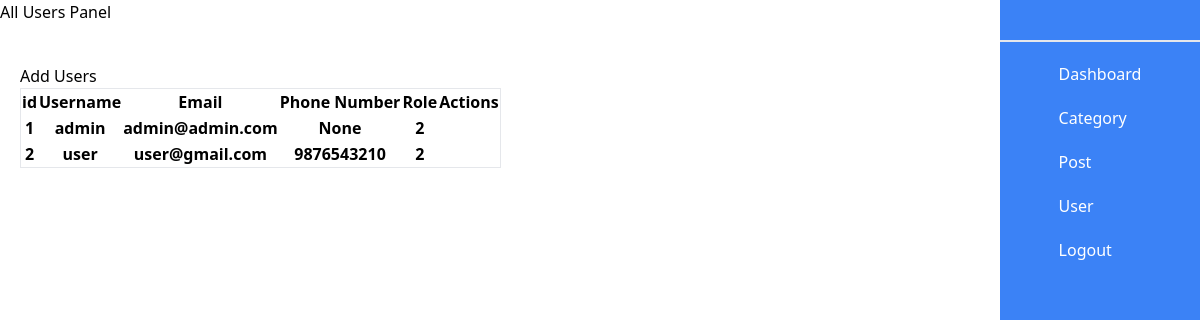
Page /allusers/ on the earlier database version.
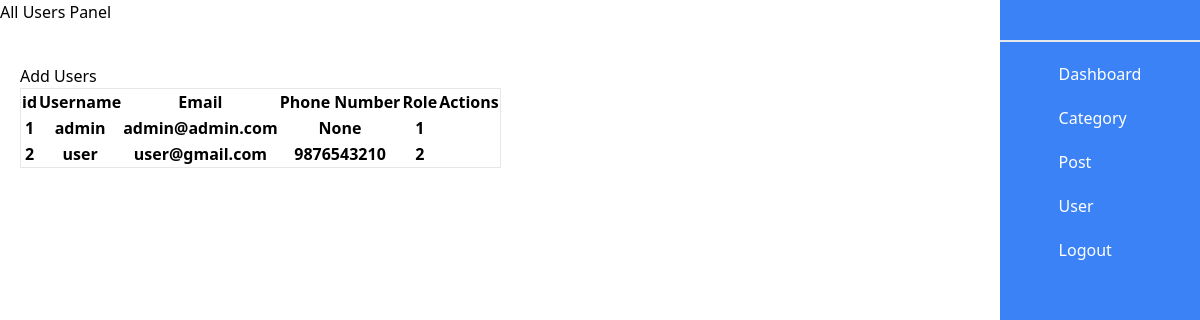
Same page on the later database version.
### accounts/models.py (models this page shows, shortened)
class User(AbstractUser):
    roles = [
        ('1', 'Admin'),
        ('2', 'User'),
        ('3', 'Manager'),
    ]
    email = models.EmailField(unique=True, null=True)
    phone_number = models.CharField(max_length=10, null=True, blank=True)
    role = models.CharField(max_length=50, choices=roles, default=2)
    USERNAME_FIELD = 'email'
    REQUIRED_FIELDS = ['username']
    groups = models.ManyToManyField(
        'auth.Group',
        verbose_name='groups',
        blank=True,
        help_text='The groups this user belongs to. A user will get all permissions granted to each of their groups.',
        related_name='customuser_set',  # Use a custom related name for the related set of groups
        related_query_name='customuser',  # Use a custom related name for the related query)
    )
    user_permissions = models.ManyToManyField(
        'auth.Permission',
        verbose_name='user permissions',
        blank=True,
        help_text='Specific permissions for this user.',
        related_name='customuser_set',  # Use a custom related name for the related set of permissions
        related_query_name='customuser',  # Use a custom related name for the related query
    )

### accounts/views.py (the view)
# urls.py: path("allusers/", allusers, name="allusers"),
def allusers(request):
    users = User.objects.all()
    context = {
        'users': users
    }
    return render(request, 'admins/usersdetails/allusers.html', context)

### templates/admins/usersdetails/allusers.html
{% extends 'admins/bases.html' %} {% block content %}
<div class="absolute top-0 left-0 w-4/6 mx-auto">
  <h1>All Users Panel</h1>
  <div class="mt-5 p-5">
    <a href="{% url 'createusers' %}">Add Users</a>
    <table class="table border">
      <thead>
        <tr>
          <th>id</th>
          <th>Username</th>
          <th>Email</th>
          <th>Phone Number</th>
          <th>Role</th>
          <th>Actions</th>
        </tr>
      </thead>
      <tbody>
        {% for user in users %}
        <tr>
          <th>{{ user.id }}</th>
          <th>{{ user.username }}</th>
          <th>{{ user.email }}</th>
          <th>{{ user.phone_number }}</th>
          <th>{{ user.role }}</th>
        </tr>
        {% endfor %}
      </tbody>
    </table>
  </div>
</div>
{% endblock %}

Differences in the rows shown:
changed User "admin": role "2" → "1"
